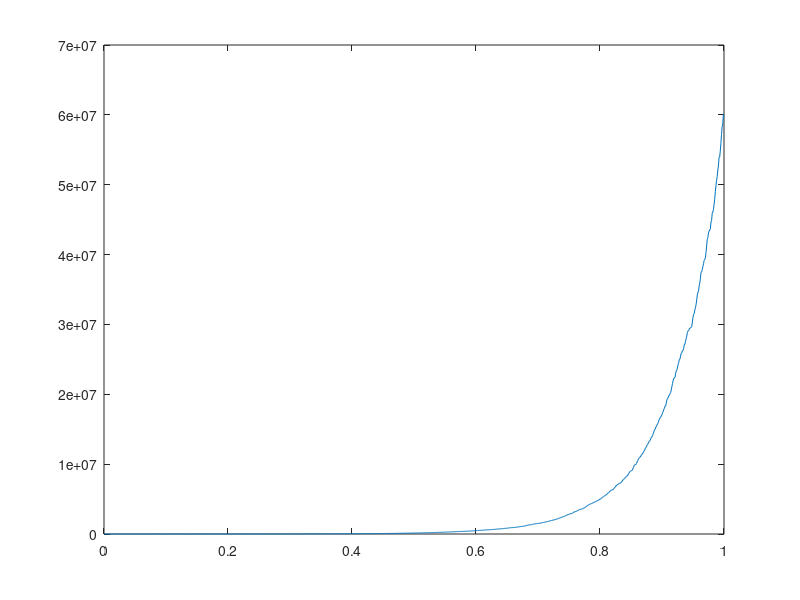

The MATLAB script that drew this image:
t1 = 0;
t2 = 1;
n = 1000;
t = linspace(t1, t2, n);
delt = t(2) - t(1);

x = zeros(n,1);
x(1) = 307.65
mu = .75
ro = .30
dew = rand(n,1);

for i=2:n
    x(i) = x(i-1) + delt * .30*x(i-1) + dew(i-1) * sqrt(delt)* .75*x(i-1);
end

x
plot(t,x)
